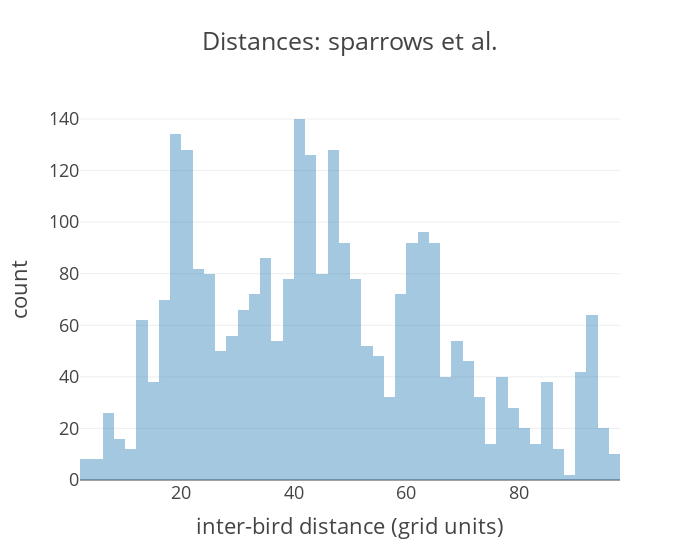
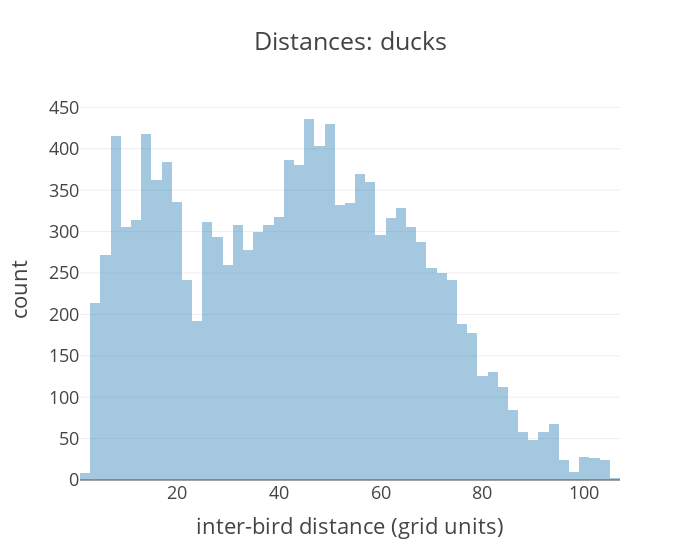

Source (notebook cell) for these figures, in order:
### Code cell
fig = ft.plot_distances(sps_distances, "sparrows et al.")
fig.show()
path = os.path.join(root, "docs/figures/fig_distance_distribution_sps.png")
if not os.path.exists(path):
    fig.write_image(path, scale=2)

fig = ft.plot_distances(duck_distances, "ducks")
fig.show()
path = os.path.join(root, "docs/figures/fig_distance_distribution_ducks.png")
if not os.path.exists(path):
    fig.write_image(path, scale=2)

notebook_ends = time.time()

print(
    f"notebook took {notebook_ends - notebook_starts} seconds, {(notebook_ends - notebook_starts)/60} minutes to run"
)

### Figure 1 — Plotly figure (JSON) as saved in the notebook; plotly's stock layout.template omitted (floating-point values rounded to 4 significant figures; data arrays with more than 128 entries replaced by an {"elided": "..."} marker saying what was removed)
{"data": [{"alignmentgroup": "True", "bingroup": "x", "hovertemplate": "variable=0<br>inter-bird distance (grid units)=%{x}<br>count=%{y}<extra></extra>", "legendgroup": "0", "marker": {"color": "#1F77B4", "opacity": 0.4, "pattern": {"shape": ""}}, "name": "0", "nbinsx": 60, "offsetgroup": "0", "orientation": "v", "showlegend": true, "type": "histogram", "x": {"elided": "2730 float values"}, "xaxis": "x", "yaxis": "y"}], "layout": {"barmode": "relative", "legend": {"title": {"text": "variable"}, "tracegroupgap": 0}, "showlegend": false, "title": {"text": "Distances: sparrows et al."}, "width": 700, "xaxis": {"anchor": "y", "domain": [0, 1], "title": {"text": "inter-bird distance (grid units)"}}, "yaxis": {"anchor": "x", "domain": [0, 1], "title": {"text": "count"}}}}

### Figure 2 — Plotly figure (JSON) as saved in the notebook; plotly's stock layout.template omitted (floating-point values rounded to 4 significant figures; data arrays with more than 128 entries replaced by an {"elided": "..."} marker saying what was removed)
{"data": [{"alignmentgroup": "True", "bingroup": "x", "hovertemplate": "variable=0<br>inter-bird distance (grid units)=%{x}<br>count=%{y}<extra></extra>", "legendgroup": "0", "marker": {"color": "#1F77B4", "opacity": 0.4, "pattern": {"shape": ""}}, "name": "0", "nbinsx": 60, "offsetgroup": "0", "orientation": "v", "showlegend": true, "type": "histogram", "x": {"elided": "12720 float values"}, "xaxis": "x", "yaxis": "y"}], "layout": {"barmode": "relative", "legend": {"title": {"text": "variable"}, "tracegroupgap": 0}, "showlegend": false, "title": {"text": "Distances: ducks"}, "width": 700, "xaxis": {"anchor": "y", "domain": [0, 1], "title": {"text": "inter-bird distance (grid units)"}}, "yaxis": {"anchor": "x", "domain": [0, 1], "title": {"text": "count"}}}}
